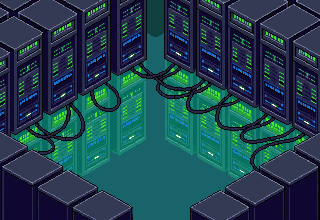
#> input picture tables/angryandy/art/src/servers.png, 320 x 220 px, found by its file name; its folder holds 3 pictures in this run
$ python compose_angryandy.py
#> lines starting #> are read from the running program, lines starting #| are printed output that depends on the picture
# Builds the Angry Andy art used by the game from the Pixellab sources in tables/angryandy/art/src:
#   playfield.png  the 320x640 backdrop: the server room round the top (servers.png, the Server Room scoop sits in
#                  it), the open-plan office down the middle (office.png) and Andy's own desk under the flippers
#                  (helpdesk.png), each cropped inside its frame and faded into the next; dimmed so the parts drawn
#                  over it stand out
#   sprites        Andy (calm and furious) and the monitor bumpers shrunk to size, and the lamp icons
# Usage: python3 art/compose_angryandy.py
from PIL import Image, ImageEnhance
import os
SRC = 'tables/angryandy/art/src'; OUT = 'tables/angryandy/art'
W, H = 320, 640
def load(n): return Image.open(os.path.join(SRC, n)).convert('RGBA')
#> called with n = 'servers.png'
#> returned value is the input picture: PIL image 320x220 RGBA; mean R, G, B, A 30.9, 66, 79.2, 255
def fade_in(img, top, bottom):
#> called with top = 0, bottom = 30
    mask = Image.new('L', img.size)
#> mask: PIL image 320x240 L; every value is 0
    for y in range(img.height):
        k = min(1, y / top if top else 1, (img.height - 1 - y) / bottom if bottom else 1)
        mask.paste(int(255 * max(0, k)), (0, y, img.width, y + 1))
    img.putalpha(mask)
    return img

field = Image.new('RGBA', (W, H), (24, 26, 34, 255))
field.alpha_composite(fade_in(load('servers.png').resize((320, 240), Image.NEAREST), 0, 30), (0, 0))
office = load('office.png').crop((6, 0, 314, 240)).resize((320, 260), Image.NEAREST)
#> call 2 of load, with n = 'office.png'
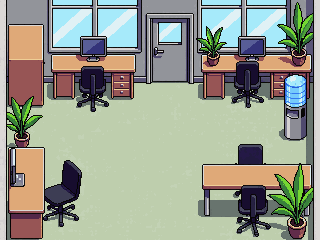
#> input picture tables/angryandy/art/src/office.png, 320 x 240 px, found by its file name
#> in load, returned value is the input picture: PIL image 320x240 RGBA; mean R, G, B, A 152.3, 157.1, 142.1, 255
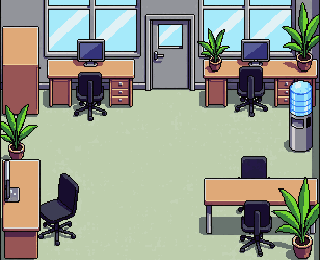
#> office: PIL image 320x260 RGBA; mean R, G, B, A 150, 155.1, 139.6, 255
field.alpha_composite(fade_in(office, 30, 30), (0, 220))
#> call 2 of fade_in, with top = 30, bottom = 30
#> in fade_in (call 2), `mask = Image.new('L', img.size)`: mask: PIL image 320x260 L; every value is 0
#> after the loop in fade_in (call 2), `for y in range(img.height):`:
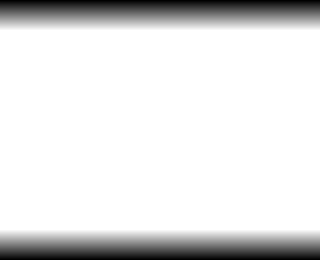
#> mask: PIL image 320x260 L; min 0, max 255, mean 224.5
desk = load('helpdesk.png').crop((14, 18, 306, 180)).resize((320, 170), Image.NEAREST)
#> call 3 of load, with n = 'helpdesk.png'
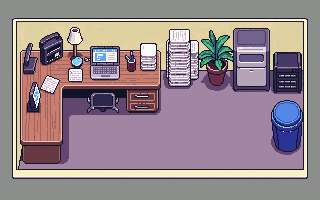
#> input picture tables/angryandy/art/src/helpdesk.png, 320 x 200 px, found by its file name
#> in load, returned value is the input picture: PIL image 320x200 RGBA; mean R, G, B, A 150, 134.7, 141.2, 255
field.alpha_composite(fade_in(desk, 30, 0), (0, 470))
#> call 3 of fade_in, with top = 30, bottom = 0
#> in fade_in (call 3), `mask = Image.new('L', img.size)`: mask: PIL image 320x170 L; every value is 0
#> after the loop in fade_in (call 3), `for y in range(img.height):`:
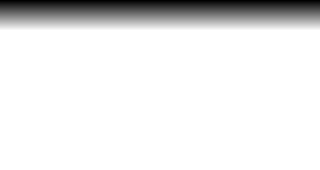
#> mask: PIL image 320x170 L; min 0, max 255, mean 231.7
#> in fade_in (call 3), `img.putalpha(mask)`:
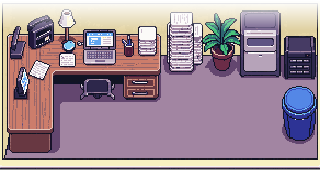
#> img: PIL image 320x170 RGBA; mean R, G, B, A 152.6, 131.3, 140.7, 231.7; transparent parts drawn white
field = ImageEnhance.Brightness(field).enhance(0.5)
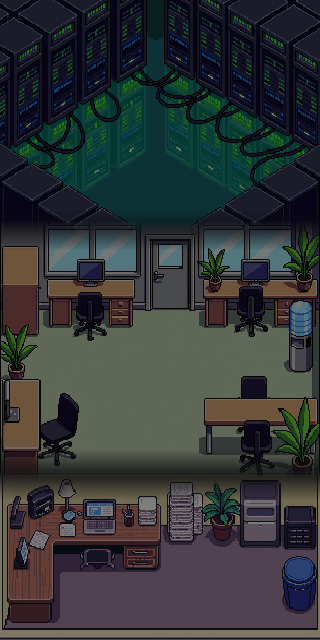
#> field: PIL image 320x640 RGBA; mean R, G, B, A 50.5, 54.9, 55.9, 255
field.save(os.path.join(OUT, 'playfield.png'))

def shrink(s, size):
    s = s.crop(s.getbbox()); s.thumbnail(size, Image.BOX)
    p = s.load()
    for y in range(s.height):
        for x in range(s.width):
            r, g, b, a = p[x, y]; p[x, y] = (r, g, b, 255 if a > 110 else 0)
    return s

shrink(load('andy.png'), (22, 28)).save(os.path.join(OUT, 'andy.png'))
#> (the run stopped early here; a loop or call above may not have finished)
